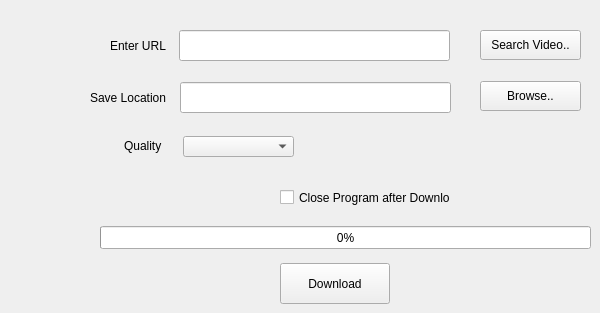
    <widget class="QWidget" name="tab_2">
     <attribute name="title">
      <string>Download Youtube Video</string>
     </attribute>
     <widget class="QProgressBar" name="progressBar2">
      <property name="geometry">
       <rect>
        <x>100</x>
        <y>226</y>
        <width>491</width>
        <height>23</height>
       </rect>
      </property>
      <property name="value">
       <number>0</number>
      </property>
     </widget>
     <widget class="QLineEdit" name="url2">
      <property name="geometry">
       <rect>
        <x>179</x>
        <y>30</y>
        <width>271</width>
        <height>31</height>
       </rect>
      </property>
     </widget>
     <widget class="QCheckBox" name="checkBox2">
      <property name="geometry">
       <rect>
        <x>280</x>
        <y>187</y>
        <width>171</width>
        <height>21</height>
       </rect>
      </property>
      <property name="text">
       <string>Close Program after Download</string>
      </property>
     </widget>
     <widget class="QPushButton" name="downloadButton2">
      <property name="geometry">
       <rect>
        <x>280</x>
        <y>263</y>
        <width>110</width>
        <height>41</height>
       </rect>
      </property>
      <property name="text">
       <string>Download</string>
      </property>
     </widget>
     <widget class="QLineEdit" name="location2">
      <property name="geometry">
       <rect>
        <x>180</x>
        <y>82</y>
        <width>271</width>
        <height>31</height>
       </rect>
      </property>
     </widget>
     <widget class="QLabel" name="label_3">
      <property name="geometry">
       <rect>
        <x>90</x>
        <y>82</y>
        <width>81</width>
        <height>31</height>
       </rect>
      </property>
      <property name="text">
       <string>Save Location</string>
      </property>
     </widget>
     <widget class="QPushButton" name="browseButton2">
      <property name="geometry">
       <rect>
        <x>480</x>
        <y>81</y>
        <width>101</width>
        <height>30</height>
       </rect>
      </property>
      <property name="text">
       <string>Browse..</string>
      </property>
     </widget>
     <widget class="QLabel" name="label_5">
      <property name="geometry">
       <rect>
        <x>124</x>
        <y>138</y>
        <width>41</width>
        <height>16</height>
       </rect>
      </property>
      <property name="text">
       <string>Quality</string>
      </property>
     </widget>
     <widget class="QComboBox" name="qualitycomboBox1">
      <property name="geometry">
       <rect>
        <x>183</x>
        <y>136</y>
        <width>111</width>
        <height>21</height>
       </rect>
      </property>
     </widget>
     <widget class="QLabel" name="label_4">
      <property name="geometry">
       <rect>
        <x>110</x>
        <y>30</y>
        <width>61</width>
        <height>31</height>
       </rect>
      </property>
      <property name="text">
       <string>Enter URL </string>
      </property>
     </widget>
     <widget class="QPushButton" name="searchButton">
      <property name="geometry">
       <rect>
        <x>480</x>
        <y>30</y>
        <width>101</width>
        <height>30</height>
       </rect>
      </property>
      <property name="text">
       <string>Search Video..</string>
      </property>
     </widget>
    </widget>
